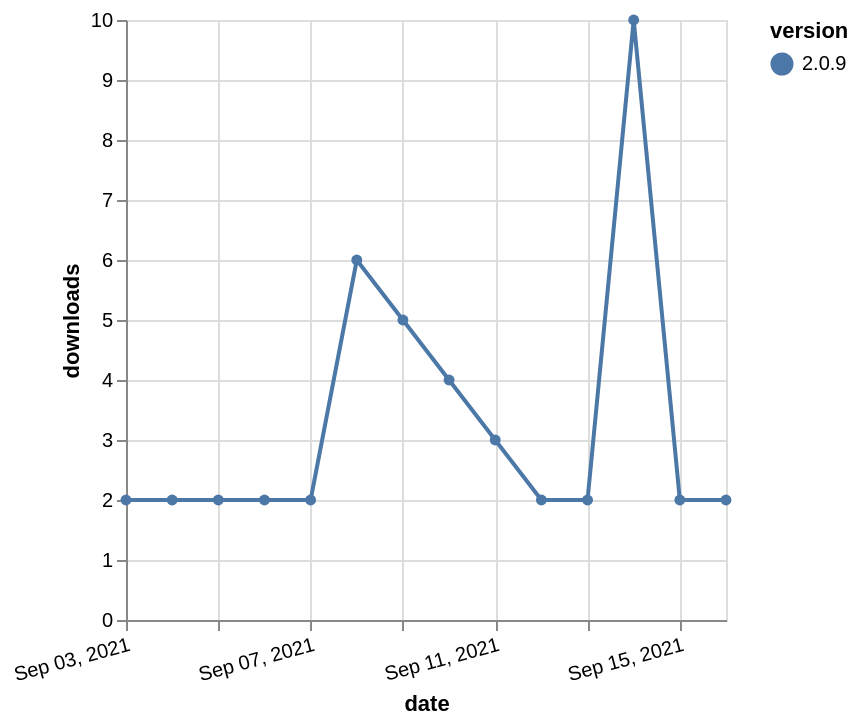

This figure's Vega-Lite source:
### Vega-Lite specification from a JSON file in a GitHub repository (floating-point values rounded to 4 significant figures)
{"$schema": "https://vega.github.io/schema/vega-lite/v5.json", "description": "A simple bar chart with embedded data.", "data": {"values": [{"date": "2021-09-03", "total": 4121, "delta": 2, "version": "2.0.9"}, {"date": "2021-09-04", "total": 4123, "delta": 2, "version": "2.0.9"}, {"date": "2021-09-05", "total": 4125, "delta": 2, "version": "2.0.9"}, {"date": "2021-09-06", "total": 4127, "delta": 2, "version": "2.0.9"}, {"date": "2021-09-07", "total": 4129, "delta": 2, "version": "2.0.9"}, {"date": "2021-09-08", "total": 4135, "delta": 6, "version": "2.0.9"}, {"date": "2021-09-09", "total": 4140, "delta": 5, "version": "2.0.9"}, {"date": "2021-09-10", "total": 4144, "delta": 4, "version": "2.0.9"}, {"date": "2021-09-11", "total": 4147, "delta": 3, "version": "2.0.9"}, {"date": "2021-09-12", "total": 4149, "delta": 2, "version": "2.0.9"}, {"date": "2021-09-13", "total": 4151, "delta": 2, "version": "2.0.9"}, {"date": "2021-09-14", "total": 4161, "delta": 10, "version": "2.0.9"}, {"date": "2021-09-15", "total": 4163, "delta": 2, "version": "2.0.9"}, {"date": "2021-09-16", "total": 4165, "delta": 2, "version": "2.0.9"}]}, "width": "container", "mark": {"type": "line", "point": {"filled": true}}, "encoding": {"x": {"field": "date", "type": "temporal", "timeUnit": "yearmonthdate", "title": "date", "axis": {"labelAngle": -15}}, "y": {"field": "delta", "type": "quantitative", "title": "downloads"}, "color": {"field": "version", "type": "nominal"}, "tooltip": {"field": "delta"}}}
